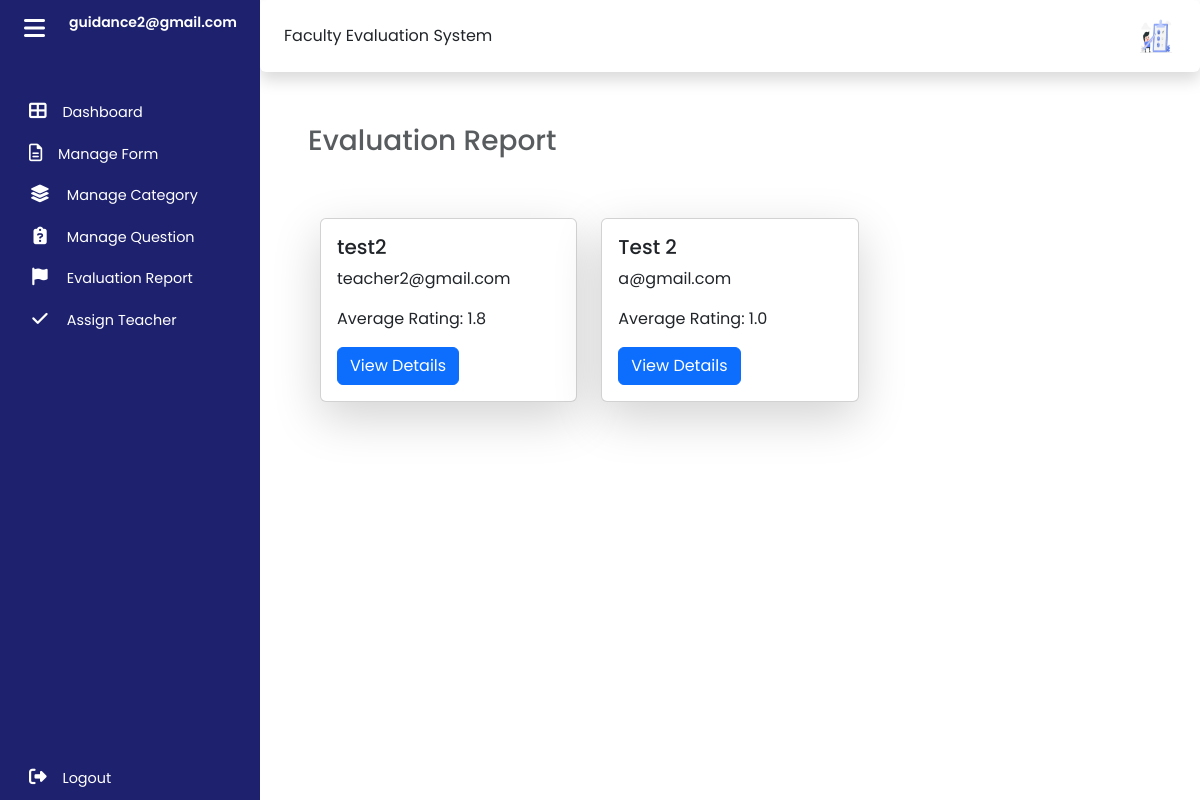
The page /guidance/report.php (signed in) on the database its author committed.
### tables this page shows
CREATE TABLE `user` (
  `id` int(11) NOT NULL,
  `user-id` varchar(50) NOT NULL,
  `firstname` varchar(50) NOT NULL,
  `lastname` varchar(50) NOT NULL,
  `email` varchar(50) NOT NULL,
  `password` varchar(20) NOT NULL,
  `created_by` int(11) NOT NULL,
  `type` varchar(15) NOT NULL,
  `department` int(11) NOT NULL,
  `date_created` date DEFAULT current_timestamp(),
  `date_updated` date DEFAULT NULL
);

### guidance/report.php (the view, shortened to what this page needs)
<?php
    include "../connect.php";
?>
<!DOCTYPE html>
<html lang="en">
<head>
    <link href="https://cdn.jsdelivr.net/npm/bootstrap@5.3.2/dist/css/bootstrap.min.css" rel="stylesheet"
>
    <link rel="stylesheet" type="text/css" href="https://cdn.datatables.net/1.11.5/css/dataTables.bootstrap5.min.css">
    <link rel="stylesheet" href="../admin/css/dashboard.css">
    <link rel="stylesheet" href="https://cdn.datatables.net/2.0.1/css/dataTables.bootstrap5.css">
    <link rel="stylesheet" href="https://cdn.datatables.net/2.0.1/css/dataTables.bootstrap5.min.css">
</head>
<body>
    <div class="wrapper">
    <aside id="sidebar" class="expand">
            <div class="d-flex">
                <button class="toggle-btn" type="button">
                    <i class="fa-solid fa-bars"></i>
                </button>
                <div class="sidebar-logo">
                    <a href="#">
                        <?php
                        $userId = $_SESSION['user_id'];
                        $userId = mysqli_real_escape_string($con, $userId);
                        $sql = "SELECT email FROM user WHERE id = '$userId'";
                        if ($result = mysqli_query($con, $sql)) {
                            if (mysqli_num_rows($result) > 0) {
                                $row = mysqli_fetch_assoc($result);
                                $userEmail = $row['email'];
                                echo "<p style='font-size:14px;'>$userEmail</p>";
                            } else {
                                echo "User not found";
                            }
                        } else {
                            echo "Error: " . mysqli_error($con);
                        }
                        ?>
                    </a>
                </div>
            </div>
            <ul class="sidebar-nav">
                <li class="sidebar-item ">
                    <a href="dashboard.php" class="sidebar-link">
                        <i class="fa-solid fa-table-cells-large"></i>
                        <span>Dashboard</span>
                    </a>
                </li>
                <li class="sidebar-item">
                    <a href="form.php" class="sidebar-link">
                        <i class="fa-regular fa-file-lines"></i>
                        <span>Manage Form</span>
                    </a>
                </li>
                <li class="sidebar-item">
                    <a href="category.php" class="sidebar-link">
                        <i class="fa-solid fa-layer-group fa-fw"></i>
                        <span>Manage Category</span>
                    </a>
                </li>
                <li class="sidebar-item">
                    <a href="question.php" class="sidebar-link">
                        <i class="fa-solid fa-clipboard-question fa-fw"></i>
                        <span>Manage Question</span>
                    </a>
                </li>
                <li class="sidebar-item">
                    <a href="report.php" class="sidebar-link">
                        <i class="fa-solid fa-flag fa-fw"></i>
                        <span>Evaluation Report</span>
                    </a>
                </li>
                <li class="sidebar-item">
                    <a href="assign.php" class="sidebar-link">
                        <i class="fa-solid fa-check fa-fw"></i>
                        <span>Assign Teacher</span>
                    </a>
                </li>
            </ul>
            <div class="sidebar-footer">
                <a href="../logout.php" class="sidebar-link">
                <i class="fas fa-sign-out-alt"></i>
                    <span>Logout</span>
                </a>
            </div>
        </aside>
        <div class="main">
            <nav class="navbar navbar-expand px-4 py-3 shadow p-3 bg-body rounded sticky-top">
                <div class="navbar-collapse">
                    <label for="">Faculty Evaluation System</label>
                </div>
                <div class="navbar-collapse collapse">
                    <ul class="navbar-nav ms-auto">
                        <li class="nav-item dropdown">
                            <a href="#" data-bs-toggle="dropdown" class="nav-icon pe-md-0">
                                <img src="../img/cartoon-man-leaving-review.jpg" class="avatar img-fluid" alt="">
                            </a>
                        </li>
                    </ul>
                </div>
            </nav>
            <h2 class="mt-5">
                <small class="text-muted p-5">Evaluation Report</small>
            </h2>
            <div class="col-md-12 px-5 py-1">
            <?php
                    $sql = "SELECT user.id, user.firstname, user.lastname, user.email, AVG(tbl_responses.rating) AS avg_rating
                            FROM tbl_responses
                            INNER JOIN user ON tbl_responses.teacher_id = user.id
                            WHERE user.type = 'teacher'
                            GROUP BY tbl_responses.teacher_id";
                    $result = mysqli_query($con, $sql);
                    if (mysqli_num_rows($result) > 0) {
                    ?>
                    <div class="container-fluid">
                        <div class="row row-cols-1 row-cols-md-2 g-4 mt-4">
                            <?php
                            while ($row = mysqli_fetch_assoc($result)) {
                            ?>
                            <div class="col-md-4">
                                <div class="card shadow-lg">
                                    <div class="card-body">
                                        <h5 class="card-title"><?php echo $row['firstname'] . ' ' . $row['lastname']; ?></h5>
                                        <p class="card-text"><?php echo $row['email']; ?></p>
                                        <p class="card-text">Average Rating: <?php echo number_format($row['avg_rating'], 1); ?></p>
                                        <a href="teacher_details.php?id=<?php echo $row['id']; ?>" class="btn btn-primary">View Details</a>
                                    </div>
                                </div>
                            </div>
                            <?php
                            }
                            ?>
                        </div>
                    </div>
                    <?php
                    } else {
                        echo "No teachers have been rated.";
                    }
                    ?>
        </div>
        </div>
        </div>
</body>
</html>

### admin/css/dashboard.css (style rules this page uses)
a { text-decoration: none; }
li { list-style: none; }
body { font-family: 'Poppins', sans-serif; }
.wrapper { display: flex; }
.main { display: flex; flex-direction: column; min-height: 100vh; width: 100%; overflow: hidden; transition: all 0.35s ease-in-out; background-color: #fff; min-width: 0; }
#sidebar { width: 70px; min-width: 70px; z-index: 1000; transition: all .25s ease-in-out; background-color: #1d216e !important; display: flex; flex-direction: column; }
#sidebar.expand { width: 260px; min-width: 260px; }
.toggle-btn { background-color: transparent; cursor: pointer; border: 0; padding: 1rem 1.5rem; }
.toggle-btn i { font-size: 1.5rem; color: #FFF; }
.sidebar-logo { margin: auto 0; }
.sidebar-logo a { color: #FFF; font-size: 1.15rem; font-weight: 600; }
#sidebar.expand .sidebar-logo, #sidebar.expand a.sidebar-link span { animation: fadeIn .25s ease; }
.sidebar-nav { padding: 2rem 0; flex: 1 1 auto; }
a.sidebar-link { padding: .625rem 1.625rem; color: #FFF; display: block; font-size: 0.9rem; white-space: nowrap; border-left: 3px solid transparent; }
.sidebar-link i, .dropdown-item i { font-size: 1.1rem; margin-right: .75rem; }
.sidebar-item { position: relative; }
.navbar { background-color: #ffffff; box-shadow: 0 0 2rem 0 rgba(33, 37, 41, .1); }
.navbar-expand .navbar-collapse { min-width: 200px; }
.avatar { height: 40px; width: 40px; }

### rows shown on the page
user: email "guidance2@gmail.com"
user: firstname "test2", email "teacher2@gmail.com", avg_rating "1.8"
user: firstname "Test", lastname "2", email "a@gmail.com", avg_rating "1.0"
